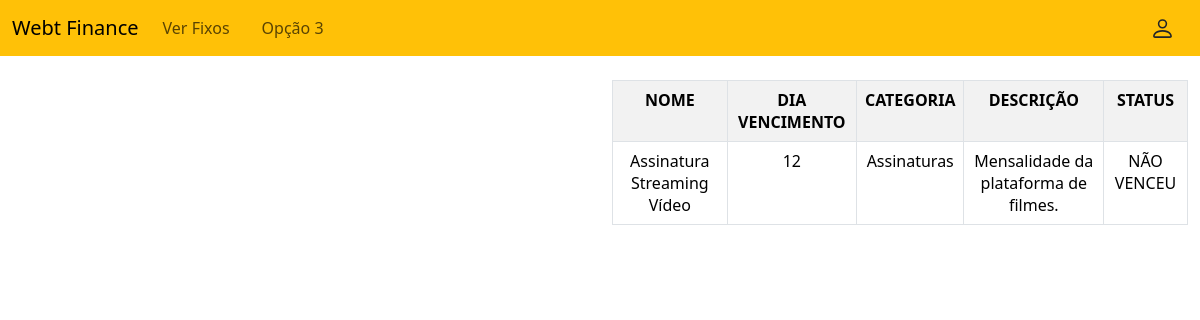
The page /calendarioPagamentos.php (signed in) on the database its author committed.
### tables this page shows
CREATE TABLE TransacaoRecorrente(
    id INT PRIMARY KEY AUTO_INCREMENT NOT NULL,
    nome VARCHAR(100) NOT NULL,
    descricao VARCHAR(500),
    diaVencimento INT,
    ativo TINYINT(1) DEFAULT 1,
    valor DECIMAL(65, 2),
    tipo VARCHAR(10),
    categoria_id INT NOT NULL,
    usuario_id INT NOT NULL,
    CONSTRAINT fk_CategoriaTransacaoRecorrente FOREIGN KEY (categoria_id) REFERENCES Categoria(id),
    CONSTRAINT fk_UsuarioTransacaoRecorrente FOREIGN KEY (usuario_id) REFERENCES Usuario(id)
);

CREATE TABLE Categoria(
    id INT PRIMARY KEY AUTO_INCREMENT NOT NULL,
    nome VARCHAR(100) NOT NULL,
    ativo TINYINT(1) DEFAULT 1
);

### calendarioPagamentos.php (the view, shortened to what this page needs)
<?php
$mysql = new mysqli(
    "localhost",
    "root",
    "",
    "pi_iii",
    3306
);
$usuario = $_SESSION['usuario'];
$rs = $mysql->query("SELECT tr.nome as nome, tr.diaVencimento as vencimento, c.nome as categoria, tr.descricao as descricao,
IF (tr.diaVencimento < DAY(CURRENT_DATE()), 'VENCEU', IF (tr.diaVencimento > DAY(CURRENT_DATE()), 'NÃO VENCEU', 'VENCE HOJE')) as status
FROM transacaorecorrente tr JOIN categoria c on tr.categoria_id = c.id JOIN usuario u ON tr.usuario_id = u.id
WHERE tr.tipo = 'Gasto' AND u.id = '$usuario'");
?>
<html>
<head>
    <link rel="stylesheet" href="https://cdnjs.cloudflare.com/ajax/libs/twitter-bootstrap/5.3.8/css/bootstrap.min.css" />
</head>
<body>
    <nav class="navbar navbar-expand-lg bg-warning">
        <div class="container-fluid">
            <a class="navbar-brand" href="inicialUsuario.php"> Webt Finance</a>
            <div class="d-flex order-lg-last">
                <a href="usuario.php" class="btn d-flex align-items-center">
                </a>
            </div>
            <div class="collapse navbar-collapse" id="navbarNav">
                <ul class="navbar-nav">
                    <li class="nav-item">
                        <a class="nav-link" href="gastosFixos.php">Ver Fixos</a>
                    </li>
                    <li class="nav-item">
                        <a class="nav-link" href=""></a>
                    </li>
                    <li class="nav-item">
                        <a class="nav-link" href="#">Opção 3</a>
                    </li>
                </ul>
            </div>
        </div>
    </nav>
    <div class="container-fluid">
        <div class="row">
            <div class="col-sm-6">
            </div>
            <div class="col-sm-6" >
            <table class="table table-striped table-bordered text-center mt-4">
                <tr>
                    <th>NOME</th>
                    <th>DIA VENCIMENTO</th>
                    <th>CATEGORIA</th>
                    <th>DESCRIÇÃO</th>
                    <th>STATUS</th>
                </tr>
                <?php foreach($rs as $ln) : ?>
                <tr>
                    <td><?= $ln['nome'] ?></td>
                    <td><?= $ln['vencimento'] ?></td>
                    <td><?= $ln['categoria'] ?></td>
                    <td><?= $ln['descricao'] ?></td>
                    <td><?= $ln['status'] ?></td>
                </tr>
                <?php endforeach ?>
            </table>
            </div>
        </div>
    </div>
</body>
</html>

### rows shown on the page
transacaorecorrente: nome "Assinatura Streaming Vídeo", diaVencimento "12", categoria.nome "Assinaturas", descricao "Mensalidade da plataforma de filmes.", status "NÃO VENCEU"
